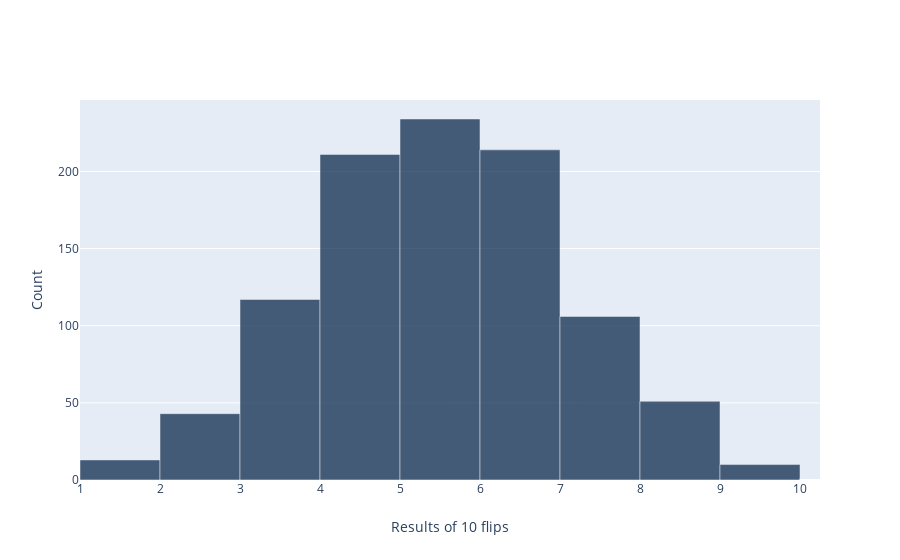

The cell this chart's notebook holds for it:
### Code cell
Table().with_columns("Results of 10 flips", results).hist(density = False, bins = np.arange(1,11))

### Figure 1 — Plotly figure (JSON) as saved in the notebook; plotly's stock layout.template omitted (floating-point values rounded to 4 significant figures)
{"data": [{"customdata": ["(1.0, 2.0)", "(2.0, 3.0)", "(3.0, 4.0)", "(4.0, 5.0)", "(5.0, 6.0)", "(6.0, 7.0)", "(7.0, 8.0)", "(8.0, 9.0)", "(9.0, 10.0)", "(10.0, 10.0)"], "hovertemplate": "Bin Endpoints: %{customdata}<br>Bar Height: %{y}", "marker": {"color": "rgb(0,30,66)"}, "name": "Results of 10 flips", "opacity": 0.7, "type": "bar", "width": [1, 1, 1, 1, 1, 1, 1, 1, 1, 0], "x": [1.5, 2.5, 3.5, 4.5, 5.5, 6.5, 7.5, 8.5, 9.5, 10], "y": [13, 43, 117, 211, 234, 214, 106, 51, 10, 1]}], "layout": {"barmode": "overlay", "xaxis": {"title": {"text": "Results of 10 flips "}}, "yaxis": {"automargin": true, "title": {"text": "Count"}}}}
